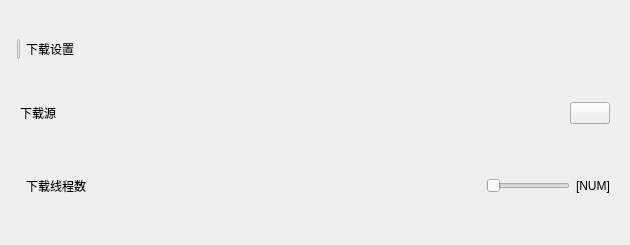
        <widget class="CardWidget" name="downloadSettings">
         <property name="sizePolicy">
          <sizepolicy hsizetype="Expanding" vsizetype="Fixed">
           <horstretch>0</horstretch>
           <verstretch>0</verstretch>
          </sizepolicy>
         </property>
         <property name="minimumSize">
          <size>
           <width>630</width>
           <height>245</height>
          </size>
         </property>
         <property name="maximumSize">
          <size>
           <width>16777215</width>
           <height>245</height>
          </size>
         </property>
         <layout class="QGridLayout" name="gridLayout_10">
          <item row="2" column="1" colspan="3">
           <widget class="QWidget" name="aria2Thread" native="true">
            <property name="sizePolicy">
             <sizepolicy hsizetype="Expanding" vsizetype="Fixed">
              <horstretch>0</horstretch>
              <verstretch>0</verstretch>
             </sizepolicy>
            </property>
            <layout class="QHBoxLayout" name="horizontalLayout_55">
             <item>
              <widget class="BodyLabel" name="aria2ThreadTitle">
               <property name="sizePolicy">
                <sizepolicy hsizetype="Fixed" vsizetype="Fixed">
                 <horstretch>0</horstretch>
                 <verstretch>0</verstretch>
                </sizepolicy>
               </property>
               <property name="text">
                <string>下载线程数</string>
               </property>
              </widget>
             </item>
             <item>
              <spacer name="aria2ThreadSpacer">
               <property name="orientation">
                <enum>Qt::Horizontal</enum>
               </property>
               <property name="sizeHint" stdset="0">
                <size>
                 <width>321</width>
                 <height>20</height>
                </size>
               </property>
              </spacer>
             </item>
             <item>
              <widget class="Slider" name="aria2ThreadSlider">
               <property name="sizePolicy">
                <sizepolicy hsizetype="Fixed" vsizetype="Fixed">
                 <horstretch>0</horstretch>
                 <verstretch>0</verstretch>
                </sizepolicy>
               </property>
               <property name="maximumSize">
                <size>
                 <width>16777215</width>
                 <height>24</height>
                </size>
               </property>
               <property name="focusPolicy">
                <enum>Qt::NoFocus</enum>
               </property>
               <property name="minimum">
                <number>1</number>
               </property>
               <property name="maximum">
                <number>16</number>
               </property>
               <property name="sliderPosition">
                <number>1</number>
               </property>
               <property name="orientation">
                <enum>Qt::Horizontal</enum>
               </property>
               <property name="invertedAppearance">
                <bool>false</bool>
               </property>
               <property name="invertedControls">
                <bool>false</bool>
               </property>
               <property name="tickPosition">
                <enum>QSlider::NoTicks</enum>
               </property>
               <property name="tickInterval">
                <number>1</number>
               </property>
              </widget>
             </item>
             <item>
              <widget class="BodyLabel" name="aria2ThreadNum">
               <property name="text">
                <string>[NUM]</string>
               </property>
              </widget>
             </item>
            </layout>
           </widget>
          </item>
          <item row="0" column="3">
           <spacer name="downloadSettingsSpacer">
            <property name="orientation">
             <enum>Qt::Horizontal</enum>
            </property>
            <property name="sizeHint" stdset="0">
             <size>
              <width>40</width>
              <height>20</height>
             </size>
            </property>
           </spacer>
          </item>
          <item row="0" column="1">
           <widget class="PrimaryPushButton" name="downloadSettingsIndicator">
            <property name="minimumSize">
             <size>
              <width>3</width>
              <height>20</height>
             </size>
            </property>
            <property name="maximumSize">
             <size>
              <width>3</width>
              <height>20</height>
             </size>
            </property>
            <property name="text">
             <string/>
            </property>
           </widget>
          </item>
          <item row="1" column="0" colspan="4">
           <widget class="QWidget" name="downloadSource" native="true">
            <property name="sizePolicy">
             <sizepolicy hsizetype="Expanding" vsizetype="Fixed">
              <horstretch>0</horstretch>
              <verstretch>0</verstretch>
             </sizepolicy>
            </property>
            <layout class="QHBoxLayout" name="horizontalLayout_56">
             <item>
              <widget class="BodyLabel" name="downloadSourceTitle">
               <property name="sizePolicy">
                <sizepolicy hsizetype="Fixed" vsizetype="Fixed">
                 <horstretch>0</horstretch>
                 <verstretch>0</verstretch>
                </sizepolicy>
               </property>
               <property name="text">
                <string>下载源</string>
               </property>
              </widget>
             </item>
             <item>
              <spacer name="downloadSourceSpacer">
               <property name="orientation">
                <enum>Qt::Horizontal</enum>
               </property>
               <property name="sizeHint" stdset="0">
                <size>
                 <width>40</width>
                 <height>20</height>
                </size>
               </property>
              </spacer>
             </item>
             <item>
              <widget class="ComboBox" name="downloadSourceComboBox"/>
             </item>
            </layout>
           </widget>
          </item>
          <item row="0" column="2">
           <widget class="StrongBodyLabel" name="downloadSettingsTitle">
            <property name="text">
             <string>下载设置</string>
            </property>
           </widget>
          </item>
         </layout>
        </widget>
